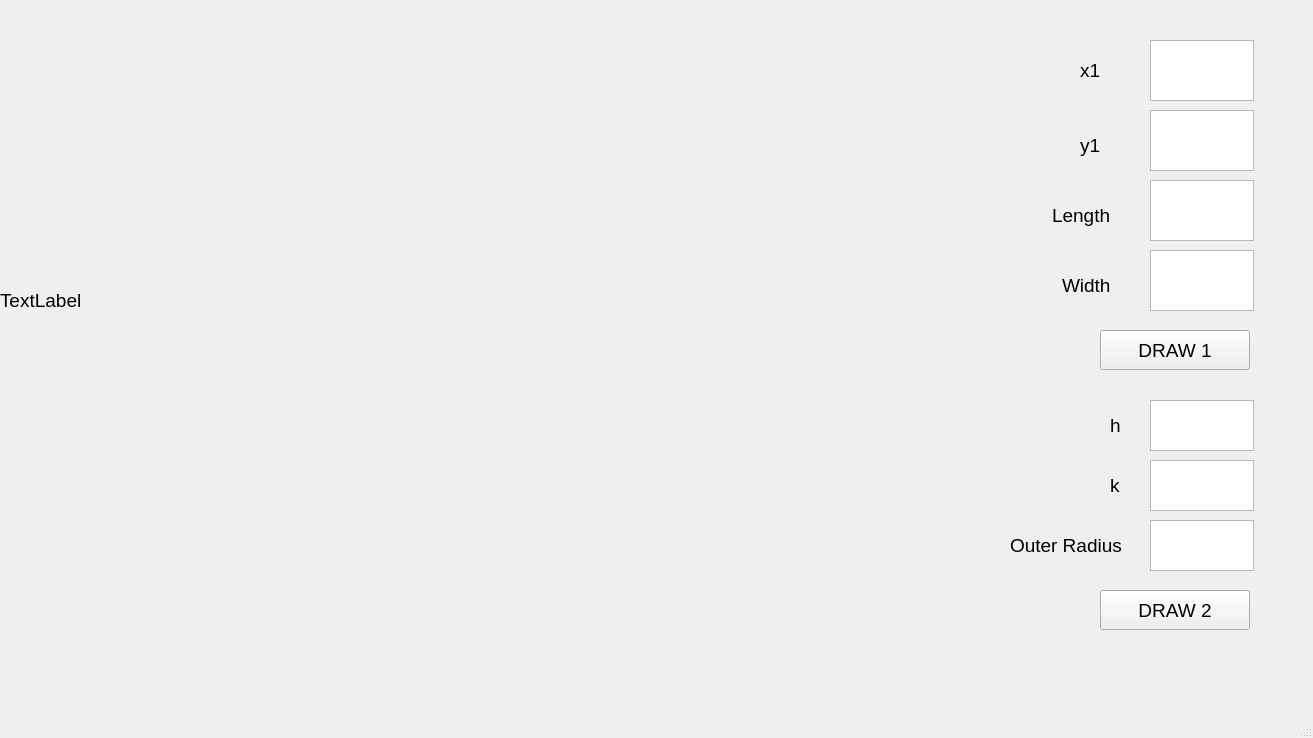
<?xml version="1.0" encoding="UTF-8"?>
<ui version="4.0">
 <class>MainWindow</class>
 <widget class="QMainWindow" name="MainWindow">
  <property name="geometry">
   <rect>
    <x>0</x>
    <y>0</y>
    <width>1313</width>
    <height>738</height>
   </rect>
  </property>
  <property name="font">
   <font>
    <family>Arial</family>
    <pointsize>14</pointsize>
   </font>
  </property>
  <property name="windowTitle">
   <string>MainWindow</string>
  </property>
  <widget class="QWidget" name="centralwidget">
   <widget class="QLabel" name="label">
    <property name="geometry">
     <rect>
      <x>0</x>
      <y>0</y>
      <width>600</width>
      <height>600</height>
     </rect>
    </property>
    <property name="text">
     <string>TextLabel</string>
    </property>
   </widget>
   <widget class="QTextEdit" name="textEdit">
    <property name="geometry">
     <rect>
      <x>1150</x>
      <y>40</y>
      <width>104</width>
      <height>61</height>
     </rect>
    </property>
   </widget>
   <widget class="QTextEdit" name="textEdit_2">
    <property name="geometry">
     <rect>
      <x>1150</x>
      <y>110</y>
      <width>104</width>
      <height>61</height>
     </rect>
    </property>
   </widget>
   <widget class="QTextEdit" name="textEdit_3">
    <property name="geometry">
     <rect>
      <x>1150</x>
      <y>180</y>
      <width>104</width>
      <height>61</height>
     </rect>
    </property>
   </widget>
   <widget class="QTextEdit" name="textEdit_4">
    <property name="geometry">
     <rect>
      <x>1150</x>
      <y>250</y>
      <width>104</width>
      <height>61</height>
     </rect>
    </property>
   </widget>
   <widget class="QLabel" name="label_2">
    <property name="geometry">
     <rect>
      <x>1080</x>
      <y>60</y>
      <width>63</width>
      <height>20</height>
     </rect>
    </property>
    <property name="text">
     <string>x1</string>
    </property>
   </widget>
   <widget class="QLabel" name="label_3">
    <property name="geometry">
     <rect>
      <x>1080</x>
      <y>130</y>
      <width>63</width>
      <height>31</height>
     </rect>
    </property>
    <property name="text">
     <string>y1</string>
    </property>
   </widget>
   <widget class="QLabel" name="label_4">
    <property name="geometry">
     <rect>
      <x>1052</x>
      <y>200</y>
      <width>91</width>
      <height>31</height>
     </rect>
    </property>
    <property name="text">
     <string>Length</string>
    </property>
   </widget>
   <widget class="QLabel" name="label_5">
    <property name="geometry">
     <rect>
      <x>1062</x>
      <y>270</y>
      <width>81</width>
      <height>31</height>
     </rect>
    </property>
    <property name="text">
     <string>Width</string>
    </property>
   </widget>
   <widget class="QPushButton" name="pushButton">
    <property name="geometry">
     <rect>
      <x>1100</x>
      <y>330</y>
      <width>150</width>
      <height>40</height>
     </rect>
    </property>
    <property name="text">
     <string>DRAW 1</string>
    </property>
   </widget>
   <widget class="QPushButton" name="pushButton_2">
    <property name="geometry">
     <rect>
      <x>1100</x>
      <y>590</y>
      <width>150</width>
      <height>40</height>
     </rect>
    </property>
    <property name="text">
     <string>DRAW 2</string>
    </property>
   </widget>
   <widget class="QLabel" name="label_6">
    <property name="geometry">
     <rect>
      <x>1110</x>
      <y>410</y>
      <width>63</width>
      <height>31</height>
     </rect>
    </property>
    <property name="text">
     <string>h</string>
    </property>
   </widget>
   <widget class="QLabel" name="label_7">
    <property name="geometry">
     <rect>
      <x>1110</x>
      <y>470</y>
      <width>63</width>
      <height>31</height>
     </rect>
    </property>
    <property name="text">
     <string>k</string>
    </property>
   </widget>
   <widget class="QTextEdit" name="textEdit_5">
    <property name="geometry">
     <rect>
      <x>1150</x>
      <y>400</y>
      <width>104</width>
      <height>51</height>
     </rect>
    </property>
   </widget>
   <widget class="QTextEdit" name="textEdit_6">
    <property name="geometry">
     <rect>
      <x>1150</x>
      <y>460</y>
      <width>104</width>
      <height>51</height>
     </rect>
    </property>
   </widget>
   <widget class="QTextEdit" name="textEdit_7">
    <property name="geometry">
     <rect>
      <x>1150</x>
      <y>520</y>
      <width>104</width>
      <height>51</height>
     </rect>
    </property>
   </widget>
   <widget class="QLabel" name="label_8">
    <property name="geometry">
     <rect>
      <x>1010</x>
      <y>530</y>
      <width>151</width>
      <height>31</height>
     </rect>
    </property>
    <property name="text">
     <string>Outer Radius</string>
    </property>
   </widget>
  </widget>
  <widget class="QMenuBar" name="menubar">
   <property name="geometry">
    <rect>
     <x>0</x>
     <y>0</y>
     <width>1313</width>
     <height>32</height>
    </rect>
   </property>
  </widget>
  <widget class="QStatusBar" name="statusbar"/>
 </widget>
 <resources/>
 <connections/>
</ui>
